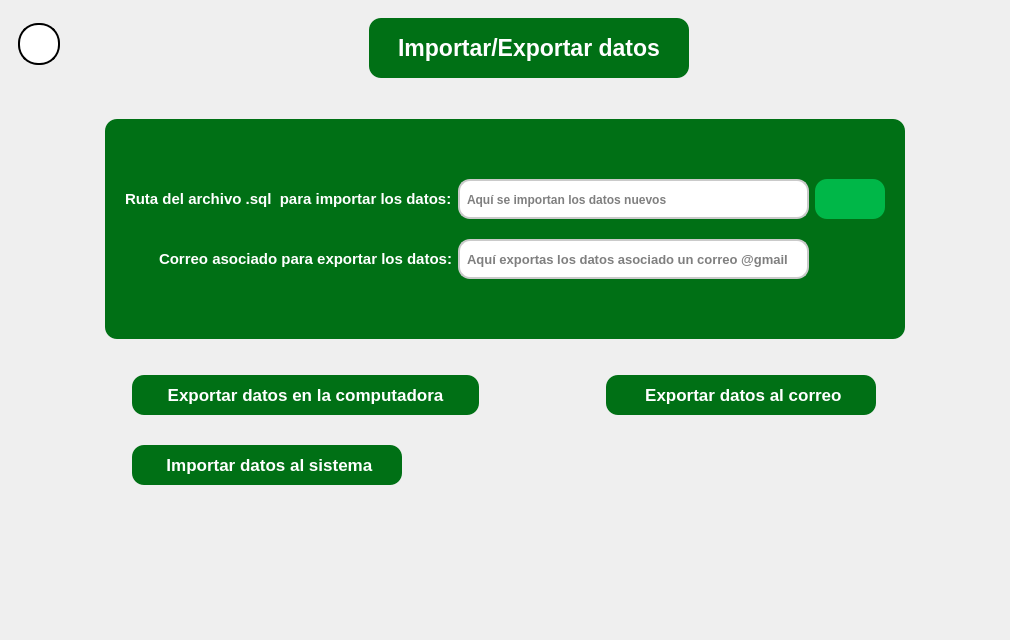
<?xml version="1.0" encoding="UTF-8"?>
<ui version="4.0">
 <class>PantallaCrearRespaldo</class>
 <widget class="QWidget" name="PantallaCrearRespaldo">
  <property name="geometry">
   <rect>
    <x>0</x>
    <y>0</y>
    <width>1010</width>
    <height>640</height>
   </rect>
  </property>
  <property name="windowTitle">
   <string>Form</string>
  </property>
  <layout class="QVBoxLayout" name="verticalLayout">
   <property name="spacing">
    <number>0</number>
   </property>
   <property name="leftMargin">
    <number>0</number>
   </property>
   <property name="topMargin">
    <number>0</number>
   </property>
   <property name="rightMargin">
    <number>0</number>
   </property>
   <property name="bottomMargin">
    <number>0</number>
   </property>
   <item>
    <widget class="QScrollArea" name="area_de_scroll">
     <property name="frameShape">
      <enum>QFrame::NoFrame</enum>
     </property>
     <property name="widgetResizable">
      <bool>true</bool>
     </property>
     <widget class="QWidget" name="scrollAreaWidgetContents">
      <property name="geometry">
       <rect>
        <x>0</x>
        <y>0</y>
        <width>1010</width>
        <height>640</height>
       </rect>
      </property>
      <layout class="QVBoxLayout" name="verticalLayout_2">
       <property name="spacing">
        <number>0</number>
       </property>
       <property name="leftMargin">
        <number>0</number>
       </property>
       <property name="topMargin">
        <number>0</number>
       </property>
       <property name="rightMargin">
        <number>0</number>
       </property>
       <property name="bottomMargin">
        <number>0</number>
       </property>
       <item>
        <widget class="QFrame" name="espacio_principal">
         <property name="styleSheet">
          <string notr="true">
    background: qlineargradient(
        x1:0, y1:0, x2:1, y2:1,
        stop:0 #3fea87, stop:1 #00770e)
   
</string>
         </property>
         <property name="frameShape">
          <enum>QFrame::NoFrame</enum>
         </property>
         <property name="frameShadow">
          <enum>QFrame::Raised</enum>
         </property>
         <layout class="QVBoxLayout" name="verticalLayout_4">
          <property name="spacing">
           <number>40</number>
          </property>
          <item>
           <widget class="QFrame" name="espacio_superior">
            <property name="maximumSize">
             <size>
              <width>16777215</width>
              <height>70</height>
             </size>
            </property>
            <property name="styleSheet">
             <string notr="true">background:transparent;</string>
            </property>
            <layout class="QHBoxLayout" name="horizontalLayout">
             <item alignment="Qt::AlignLeft">
              <widget class="QPushButton" name="boton_de_regreso">
               <property name="sizePolicy">
                <sizepolicy hsizetype="Minimum" vsizetype="Fixed">
                 <horstretch>0</horstretch>
                 <verstretch>0</verstretch>
                </sizepolicy>
               </property>
               <property name="minimumSize">
                <size>
                 <width>42</width>
                 <height>42</height>
                </size>
               </property>
               <property name="maximumSize">
                <size>
                 <width>42</width>
                 <height>42</height>
                </size>
               </property>
               <property name="cursor">
                <cursorShape>PointingHandCursor</cursorShape>
               </property>
               <property name="styleSheet">
                <string notr="true">QPushButton{

	background-color: rgb(255, 255, 255);
	border-radius: 20px ;
	border:2px solid;

}

QPushButton:hover{

	background-color: rgb(199, 199, 199)
}</string>
               </property>
               <property name="text">
                <string/>
               </property>
               <property name="icon">
                <iconset>
                 <normaloff>../recursos_de_imagenes/iconos_de_interfaz/flecha_izquierda_2.png</normaloff>../recursos_de_imagenes/iconos_de_interfaz/flecha_izquierda_2.png</iconset>
               </property>
               <property name="iconSize">
                <size>
                 <width>30</width>
                 <height>30</height>
                </size>
               </property>
              </widget>
             </item>
             <item alignment="Qt::AlignHCenter">
              <widget class="QLabel" name="label_crear_respaldo">
               <property name="sizePolicy">
                <sizepolicy hsizetype="Preferred" vsizetype="Preferred">
                 <horstretch>10</horstretch>
                 <verstretch>0</verstretch>
                </sizepolicy>
               </property>
               <property name="minimumSize">
                <size>
                 <width>320</width>
                 <height>60</height>
                </size>
               </property>
               <property name="maximumSize">
                <size>
                 <width>320</width>
                 <height>60</height>
                </size>
               </property>
               <property name="font">
                <font>
                 <family>Arial</family>
                 <pointsize>17</pointsize>
                 <weight>75</weight>
                 <bold>true</bold>
                 <kerning>true</kerning>
                </font>
               </property>
               <property name="styleSheet">
                <string notr="true">QLabel{
	
	background-color: rgb(0, 112, 21);
	color: rgb(255, 255, 255);
	border-radius:12px;

}</string>
               </property>
               <property name="text">
                <string>Importar/Exportar datos</string>
               </property>
               <property name="alignment">
                <set>Qt::AlignCenter</set>
               </property>
              </widget>
             </item>
            </layout>
           </widget>
          </item>
          <item alignment="Qt::AlignHCenter">
           <widget class="QFrame" name="espacio_central">
            <property name="minimumSize">
             <size>
              <width>0</width>
              <height>0</height>
             </size>
            </property>
            <property name="maximumSize">
             <size>
              <width>900</width>
              <height>16777215</height>
             </size>
            </property>
            <property name="styleSheet">
             <string notr="true">background:transparent;</string>
            </property>
            <property name="frameShape">
             <enum>QFrame::NoFrame</enum>
            </property>
            <property name="frameShadow">
             <enum>QFrame::Raised</enum>
            </property>
            <layout class="QVBoxLayout" name="verticalLayout_5">
             <property name="spacing">
              <number>0</number>
             </property>
             <property name="leftMargin">
              <number>0</number>
             </property>
             <property name="topMargin">
              <number>0</number>
             </property>
             <property name="rightMargin">
              <number>0</number>
             </property>
             <property name="bottomMargin">
              <number>0</number>
             </property>
             <item alignment="Qt::AlignHCenter|Qt::AlignTop">
              <widget class="QFrame" name="espacio_requerimientos">
               <property name="minimumSize">
                <size>
                 <width>800</width>
                 <height>220</height>
                </size>
               </property>
               <property name="styleSheet">
                <string notr="true">QFrame{

	background-color: rgb(0, 112, 21);
	border-radius:12px;

}</string>
               </property>
               <property name="frameShape">
                <enum>QFrame::NoFrame</enum>
               </property>
               <property name="frameShadow">
                <enum>QFrame::Raised</enum>
               </property>
               <layout class="QVBoxLayout" name="verticalLayout_3">
                <property name="leftMargin">
                 <number>20</number>
                </property>
                <property name="topMargin">
                 <number>20</number>
                </property>
                <property name="rightMargin">
                 <number>20</number>
                </property>
                <property name="bottomMargin">
                 <number>20</number>
                </property>
                <item>
                 <layout class="QGridLayout" name="gridLayout">
                  <property name="verticalSpacing">
                   <number>20</number>
                  </property>
                  <item row="1" column="1">
                   <widget class="QLineEdit" name="input_correo">
                    <property name="minimumSize">
                     <size>
                      <width>0</width>
                      <height>40</height>
                     </size>
                    </property>
                    <property name="font">
                     <font>
                      <family>Arial</family>
                      <pointsize>10</pointsize>
                      <weight>75</weight>
                      <bold>true</bold>
                     </font>
                    </property>
                    <property name="styleSheet">
                     <string notr="true">QLineEdit{
	
	background-color: rgb(255, 255, 255);
	border-radius:12px;
	padding-left: 5px;
 padding-right:5px;
	padding-top:1px;

	border: 2px solid rgb(202, 202, 202);
	
}

QLineEdit:focus{

	border: 2px solid rgb(17, 192, 255)



}
</string>
                    </property>
                    <property name="readOnly">
                     <bool>false</bool>
                    </property>
                    <property name="placeholderText">
                     <string>Aquí exportas los datos asociado un correo @gmail</string>
                    </property>
                   </widget>
                  </item>
                  <item row="0" column="1">
                   <widget class="QLineEdit" name="label_importar_datos">
                    <property name="minimumSize">
                     <size>
                      <width>0</width>
                      <height>40</height>
                     </size>
                    </property>
                    <property name="font">
                     <font>
                      <family>Arial</family>
                      <pointsize>9</pointsize>
                      <weight>75</weight>
                      <italic>false</italic>
                      <bold>true</bold>
                     </font>
                    </property>
                    <property name="styleSheet">
                     <string notr="true">QLineEdit{
	
	background-color: rgb(255, 255, 255);
	border-radius:12px;
	padding-left: 5px;
 padding-right:5px;
	padding-top:1px;

	border: 2px solid rgb(202, 202, 202);
	
}

QLineEdit:focus{

	border: 2px solid rgb(17, 192, 255)



}
</string>
                    </property>
                    <property name="text">
                     <string/>
                    </property>
                    <property name="readOnly">
                     <bool>true</bool>
                    </property>
                    <property name="placeholderText">
                     <string>Aquí se importan los datos nuevos</string>
                    </property>
                   </widget>
                  </item>
                  <item row="0" column="0" alignment="Qt::AlignRight">
                   <widget class="QLabel" name="label_titulo_importar">
                    <property name="font">
                     <font>
                      <family>Arial</family>
                      <pointsize>11</pointsize>
                      <weight>75</weight>
                      <bold>true</bold>
                     </font>
                    </property>
                    <property name="styleSheet">
                     <string notr="true">QLabel{

		color: rgb(255, 255, 255);

}</string>
                    </property>
                    <property name="text">
                     <string>Ruta del archivo .sql  para importar los datos:</string>
                    </property>
                   </widget>
                  </item>
                  <item row="1" column="0" alignment="Qt::AlignRight">
                   <widget class="QLabel" name="label_correo_asociado">
                    <property name="font">
                     <font>
                      <family>Arial</family>
                      <pointsize>11</pointsize>
                      <weight>75</weight>
                      <bold>true</bold>
                     </font>
                    </property>
                    <property name="styleSheet">
                     <string notr="true">QLabel{

		color: rgb(255, 255, 255);

}</string>
                    </property>
                    <property name="text">
                     <string>Correo asociado para exportar los datos:</string>
                    </property>
                   </widget>
                  </item>
                  <item row="0" column="2">
                   <widget class="QPushButton" name="boton_ruta_importar">
                    <property name="minimumSize">
                     <size>
                      <width>70</width>
                      <height>40</height>
                     </size>
                    </property>
                    <property name="font">
                     <font>
                      <family>Arial</family>
                      <pointsize>10</pointsize>
                      <weight>75</weight>
                      <italic>false</italic>
                      <bold>true</bold>
                     </font>
                    </property>
                    <property name="cursor">
                     <cursorShape>PointingHandCursor</cursorShape>
                    </property>
                    <property name="styleSheet">
                     <string notr="true">QPushButton{

	background-color: rgb(0, 183, 72);
	
	color: rgb(255, 255, 255);
	border-radius:12px;

}

QPushButton:hover{

	
	background-color: rgb(0, 56, 10);

}</string>
                    </property>
                    <property name="text">
                     <string/>
                    </property>
                    <property name="icon">
                     <iconset>
                      <normaloff>../recursos_de_imagenes/iconos_de_interfaz/base_de_datos.png</normaloff>../recursos_de_imagenes/iconos_de_interfaz/base_de_datos.png</iconset>
                    </property>
                    <property name="iconSize">
                     <size>
                      <width>25</width>
                      <height>25</height>
                     </size>
                    </property>
                   </widget>
                  </item>
                 </layout>
                </item>
               </layout>
              </widget>
             </item>
             <item alignment="Qt::AlignTop">
              <widget class="QFrame" name="espacio_boton_opciones">
               <property name="styleSheet">
                <string notr="true">background:transparent;</string>
               </property>
               <layout class="QGridLayout" name="gridLayout_2" rowstretch="0,0" columnstretch="0,0" rowminimumheight="0,0" columnminimumwidth="0,0">
                <property name="sizeConstraint">
                 <enum>QLayout::SetDefaultConstraint</enum>
                </property>
                <property name="leftMargin">
                 <number>0</number>
                </property>
                <property name="topMargin">
                 <number>0</number>
                </property>
                <property name="rightMargin">
                 <number>0</number>
                </property>
                <property name="bottomMargin">
                 <number>0</number>
                </property>
                <property name="horizontalSpacing">
                 <number>100</number>
                </property>
                <property name="verticalSpacing">
                 <number>30</number>
                </property>
                <item row="0" column="0">
                 <widget class="QPushButton" name="boton_exportar">
                  <property name="minimumSize">
                   <size>
                    <width>347</width>
                    <height>40</height>
                   </size>
                  </property>
                  <property name="maximumSize">
                   <size>
                    <width>347</width>
                    <height>16777215</height>
                   </size>
                  </property>
                  <property name="font">
                   <font>
                    <family>Arial</family>
                    <pointsize>13</pointsize>
                    <weight>75</weight>
                    <bold>true</bold>
                   </font>
                  </property>
                  <property name="cursor">
                   <cursorShape>PointingHandCursor</cursorShape>
                  </property>
                  <property name="styleSheet">
                   <string notr="true">QPushButton{

	background-color: rgb(0, 112, 21);
		color: rgb(255, 255, 255);
	border-radius:12px;

}

QPushButton:hover{

	
	background-color: rgb(0, 56, 10);

}</string>
                  </property>
                  <property name="text">
                   <string> Exportar datos en la computadora </string>
                  </property>
                  <property name="icon">
                   <iconset>
                    <normaloff>../recursos_de_imagenes/iconos_de_interfaz/exportar.png</normaloff>../recursos_de_imagenes/iconos_de_interfaz/exportar.png</iconset>
                  </property>
                  <property name="iconSize">
                   <size>
                    <width>20</width>
                    <height>20</height>
                   </size>
                  </property>
                 </widget>
                </item>
                <item row="0" column="1">
                 <widget class="QPushButton" name="boton_respaldo_correo">
                  <property name="minimumSize">
                   <size>
                    <width>270</width>
                    <height>40</height>
                   </size>
                  </property>
                  <property name="maximumSize">
                   <size>
                    <width>250</width>
                    <height>16777215</height>
                   </size>
                  </property>
                  <property name="font">
                   <font>
                    <family>Arial</family>
                    <pointsize>13</pointsize>
                    <weight>75</weight>
                    <bold>true</bold>
                   </font>
                  </property>
                  <property name="cursor">
                   <cursorShape>PointingHandCursor</cursorShape>
                  </property>
                  <property name="styleSheet">
                   <string notr="true">QPushButton{

	background-color: rgb(0, 112, 21);
		color: rgb(255, 255, 255);
	border-radius:12px;

}

QPushButton:hover{

	
	background-color: rgb(0, 56, 10);

}</string>
                  </property>
                  <property name="text">
                   <string> Exportar datos al correo</string>
                  </property>
                  <property name="icon">
                   <iconset>
                    <normaloff>../recursos_de_imagenes/iconos_de_interfaz/mail.png</normaloff>../recursos_de_imagenes/iconos_de_interfaz/mail.png</iconset>
                  </property>
                  <property name="iconSize">
                   <size>
                    <width>20</width>
                    <height>20</height>
                   </size>
                  </property>
                 </widget>
                </item>
                <item row="1" column="0">
                 <widget class="QPushButton" name="boton_importar">
                  <property name="minimumSize">
                   <size>
                    <width>270</width>
                    <height>40</height>
                   </size>
                  </property>
                  <property name="maximumSize">
                   <size>
                    <width>0</width>
                    <height>16777215</height>
                   </size>
                  </property>
                  <property name="font">
                   <font>
                    <family>Arial</family>
                    <pointsize>13</pointsize>
                    <weight>75</weight>
                    <bold>true</bold>
                   </font>
                  </property>
                  <property name="cursor">
                   <cursorShape>PointingHandCursor</cursorShape>
                  </property>
                  <property name="styleSheet">
                   <string notr="true">QPushButton{

	background-color: rgb(0, 112, 21);
		color: rgb(255, 255, 255);
	border-radius:12px;

}

QPushButton:hover{

	
	background-color: rgb(0, 56, 10);

}</string>
                  </property>
                  <property name="text">
                   <string> Importar datos al sistema</string>
                  </property>
                  <property name="icon">
                   <iconset>
                    <normaloff>../recursos_de_imagenes/iconos_de_interfaz/importar.png</normaloff>../recursos_de_imagenes/iconos_de_interfaz/importar.png</iconset>
                  </property>
                  <property name="iconSize">
                   <size>
                    <width>20</width>
                    <height>20</height>
                   </size>
                  </property>
                 </widget>
                </item>
               </layout>
              </widget>
             </item>
            </layout>
           </widget>
          </item>
         </layout>
        </widget>
       </item>
      </layout>
     </widget>
    </widget>
   </item>
  </layout>
 </widget>
 <resources/>
 <connections/>
</ui>
